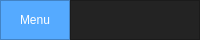
     <widget class="QFrame" name="Top_Bar">
      <property name="maximumSize">
       <size>
        <width>16777215</width>
        <height>40</height>
       </size>
      </property>
      <property name="styleSheet">
       <string notr="true">background-color: rgb(35, 35, 35);</string>
      </property>
      <property name="frameShape">
       <enum>QFrame::NoFrame</enum>
      </property>
      <property name="frameShadow">
       <enum>QFrame::Raised</enum>
      </property>
      <layout class="QHBoxLayout" name="horizontalLayout">
       <property name="spacing">
        <number>0</number>
       </property>
       <property name="leftMargin">
        <number>0</number>
       </property>
       <property name="topMargin">
        <number>0</number>
       </property>
       <property name="rightMargin">
        <number>0</number>
       </property>
       <property name="bottomMargin">
        <number>0</number>
       </property>
       <item>
        <widget class="QFrame" name="frame_toggle">
         <property name="maximumSize">
          <size>
           <width>70</width>
           <height>40</height>
          </size>
         </property>
         <property name="styleSheet">
          <string notr="true">background-color: rgb(85, 170, 255);</string>
         </property>
         <property name="frameShape">
          <enum>QFrame::StyledPanel</enum>
         </property>
         <property name="frameShadow">
          <enum>QFrame::Raised</enum>
         </property>
         <layout class="QVBoxLayout" name="verticalLayout_2">
          <property name="spacing">
           <number>0</number>
          </property>
          <property name="leftMargin">
           <number>0</number>
          </property>
          <property name="topMargin">
           <number>0</number>
          </property>
          <property name="rightMargin">
           <number>0</number>
          </property>
          <property name="bottomMargin">
           <number>0</number>
          </property>
          <item>
           <widget class="QPushButton" name="Btn_Toggle">
            <property name="sizePolicy">
             <sizepolicy hsizetype="Expanding" vsizetype="Expanding">
              <horstretch>0</horstretch>
              <verstretch>0</verstretch>
             </sizepolicy>
            </property>
            <property name="styleSheet">
             <string notr="true">color: rgb(255, 255, 255);
border: 0px solid;</string>
            </property>
            <property name="text">
             <string>Menu</string>
            </property>
           </widget>
          </item>
         </layout>
        </widget>
       </item>
       <item>
        <widget class="QFrame" name="frame_top">
         <property name="frameShape">
          <enum>QFrame::StyledPanel</enum>
         </property>
         <property name="frameShadow">
          <enum>QFrame::Raised</enum>
         </property>
        </widget>
       </item>
      </layout>
     </widget>
